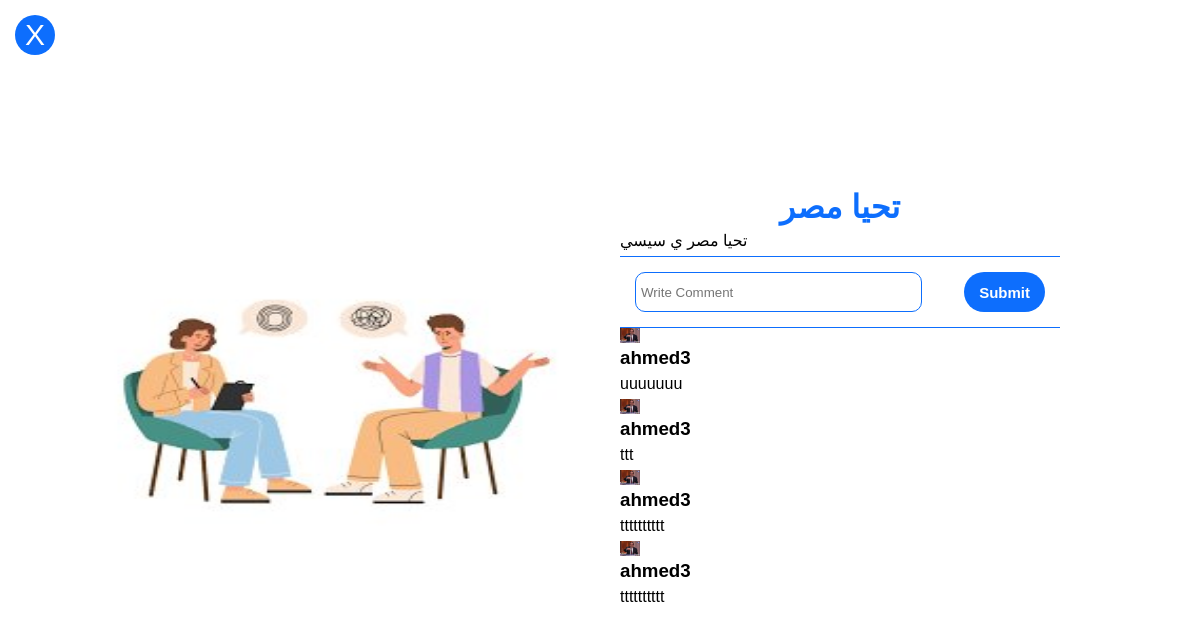
Page /blog/2 (signed in) on the committed database.
### app2/models.py (models this page shows, shortened)
class Post(models.Model):
    author = models.ForeignKey(CustomUser, on_delete=models.CASCADE)
    title = models.CharField(max_length=50, null=True)
    content = models.TextField(null=True)
    updated_at = models.DateTimeField(auto_now=True)
    image=models.ImageField(upload_to=None, height_field=None, width_field=None, max_length=None)
    def __str__(self):
        return self.title

class Comment(models.Model):
    author = models.ForeignKey(CustomUser, on_delete=models.CASCADE)
    content = models.TextField(null=True)
    post = models.ForeignKey(Post, on_delete=models.CASCADE)
    updated_at = models.DateTimeField(auto_now=True)

### app1/models.py (models this page shows, shortened)
class Profile(models.Model):
    user = models.OneToOneField(CustomUser, on_delete=models.CASCADE)
    ROLE_CHOICES = CustomUser.ROLE_CHOICES
    typee = models.CharField(max_length=30, choices=ROLE_CHOICES, default='student')
    username = models.CharField(max_length=30)
    email = models.EmailField(max_length=100)
    experience = models.TextField()
    certificates = models.TextField()
    image = models.ImageField(upload_to='profile_pic',default='default.jpg')
    about_me = models.TextField(default='')

class CustomUser(AbstractUser):
    ROLE_CHOICES = (
        ('student', 'student'),
        ('instructor', 'instructor'),
        ('trainee', 'Trainee'),
    )
    role = models.CharField(max_length=20, choices=ROLE_CHOICES, default='trainee')
    age = models.IntegerField(null=True)

### app2/views.py (the view)
# urls.py: path('blog/<int:id>',views.one_blog,name='one_post'),
def one_blog(request, id):
    username = request.session.get('username')
    author = CustomUser.objects.get(username=username)
    profile=Profile.objects.get(user=author)
    post = Post.objects.get(id=id)
    print(post)
    comment = ''
    if request.method == 'POST':
        comment = request.POST.get('comment')
    if len(comment) >= 1:
        comm = Comment(content=comment, post=post, author=author)
        comm.save()
    comments=list
    comments = Comment.objects.filter(post=post)
    print("type cooments is : "+ str(type(comments)))
    context = {
        "post": post,
        "comments": comments,
        'profile':profile
    }
    return render(request, 'post.html', context=context)

### app2/templates/post.html (shortened to what this page needs)
<!DOCTYPE html>
{% load static %}
<html lang="en">
  <head>
    <link rel="stylesheet" href="{% static "css/post.css" %}" />
  </head>
  <body>
    <div class="allpage">
      <div class="image">
        <img src="/media/{{ post.image }}" />
      </div>
      <div class="text">
        <div class="title">
          <h1>{{post.title}}</h1>
        </div>
        <p>
          {{post.content}}
        </p>
        <div class="coment">
          <form action="" method='post'>
            <input type="text" name='comment' placeholder="Write Comment" />
            <button>Submit</button>
          </form>
        </div>
        {% for comment in comments %}
        <div class="comments">
          <div class="one">
            <img src="/media/{{profile.image}}" />
            <div class="name">
              <h3>{{comment.author}}</h3>
              <p>{{comment.content}}</p>
            </div>
          </div>
        </div>
        {% endfor %}
      </div>
      <a href="{% url 'blog' %}">X</a>
    </div>
  </body>
</html>

### app2/static/css/post.css (style rules this page uses)
:root { --main-color:#0d6efd; }
* { padding: 0; margin: 0; box-sizing: border-box; font-family: sans-serif; }
.allpage { display: flex; flex-wrap: wrap; align-items: center; gap: 20px; padding: 50px; height: 100vh; position: relative; }
.allpage a { position: absolute; top: 15px; left: 15px; color: white; text-decoration: none; background-color: var(--main-color); display: flex; align-items: center; justify-content: center; width: 40px; height: 40px; border-radius: 50%; font-size: 30px; }

### app2/templates/post.html (style rules this page uses)
.comments img { max-width: 20px; max-height: 20px; }

### rows in the picture
Post: image (picture), title "تحيا مصر", content "تحيا مصر ي سيسي"
Comment: image (picture), author "ahmed3", content "uuuuuuu"
Comment: image (picture), author "ahmed3", content "ttt"
Comment: image (picture), author "ahmed3", content "tttttttttt"
Comment: image (picture), author "ahmed3", content "tttttttttt"
